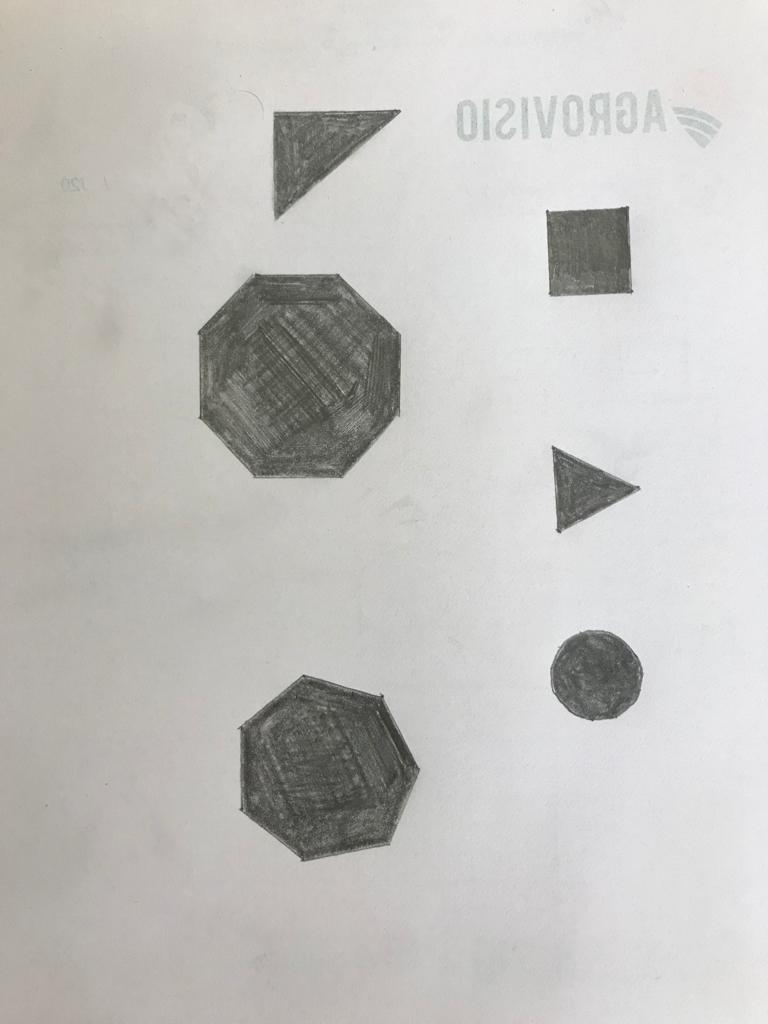
#> input picture shapes.jpeg, 768 x 1024 px
$ python main2.py
#> lines starting #> are read from the running program, lines starting #| are printed output that depends on the picture; after the words box and inside, x2 and y2 are one past the last pixel; in counts of white or black regions, pixels touching at a corner belong together
import cv2 as cv
import numpy as np
import matplotlib.pyplot as plt
import sys
import math

sys.setrecursionlimit(10 ** 7)
shape_names = {0: 'circle',
			   3: 'triangle',
			   5: 'pentagon',
			   6: 'hexagon',
			   7: 'heptagon',
			   8: 'octagon'}


def is_point_edge(src, row, col):
	"""
	This function checks a specific point to detect is an edge point or not.
	If the point is black and one of the neighbors of that point is white, then the point is an edge point
	:param src: Source image
	:param row: row index
	:param col: column index
	:return: Boolean
	"""
	for i in range(row - 1, row + 2):
		for j in range(col - 1, col + 2):
			if src[i][j] == 255:
				return True
	return False


def edge_points(src):
	"""
	This function creates a 3x3 window and slides it on the whole image.
	If a point is an edge point. Then mark it as white color
	:param src: Source image
	:return: Marked edges. Edge points are white, others black
	"""
	row, col = src.shape
	edges = np.zeros(src.shape, dtype=np.uint8)

	for i in range(1, row - 1):
		for j in range(1, col - 1):
			if src[i][j] == 0 and is_point_edge(src, i, j):
				edges[i][j] = 255
	return edges


def neighbors(row, col):
	"""
	This function finds all 8 neighbors of a point and points itself.
	points themselves doesn't affect the algorithm because it is already black
	:param row: row index
	:param col: column index
	:return: neighbors list
	"""
	n = list()
	for i in range(row - 1, row + 2):
		for j in range(col - 1, col + 2):
			n.append((i, j))
	return n


def DFS(src, visits, row, col, cluster):
	visits[row][col] = 255
	n = neighbors(row, col)
	for i, j in n:
		if src[i][j] == 255 and visits[i][j] == 0:
			cluster.add((i, j))
			DFS(src, visits, i, j, cluster)


def cluster_edges(src):
	"""
	This function finds each shape's points. Points are stored in sets. And sets are stored in a list.
	To be able to cluster points for each shape separately DFS algorithm was used.
	:param src: Source image
	:return: clustered edge points of each shape as a list
	"""
	visits = np.zeros(src.shape, dtype=np.uint8)
	clusters = list()

	row, col = src.shape
	for i in range(1, row - 1):
		for j in range(1, col - 1):
			if src[i][j] == 255 and visits[i][j] == 0:
				cluster = set()
				DFS(src, visits, i, j, cluster)
				clusters.append(cluster)
	return clusters


def bounding_box_of_shape(cluster):
	"""
	This function finds top left corner coordinate, with, and height of bounding box of given set of points
	:param cluster: set of points
	:return: top_left_x, top_left_y, width, height of box
	"""
	points = list(cluster)
	points.sort(key=lambda x: x[0])
	min_x, max_x = points[0][0], points[-1][0]
	points.sort(key=lambda x: x[1])
	min_y, max_y = points[0][1], points[-1][1]

	return min_y, min_x, max_y - min_y, max_x - min_x,


def length_between_two_points(p1, p2):
	"""
	This function calculates length between two point
	:param p1: a point as (x, y)
	:param p2: a point as (y, x)
	:return: length in pixel
	"""
	x1, y1 = p1
	y2, x2 = p2
	return math.sqrt((x1 - x2) ** 2 + (y1 - y2) ** 2)


def detect_field(center, point):
	"""
	This function detects the field of point according to origin. Assuming center point is origin.
	:param center: Origin point. Format: (x, y)
	:param point: Target point to detect field. Format: (y, x)
	:return: Integer value of field. Can ony be 1, 2, 3 or 4.

	#      |
	#   2  |  1
	# -----C-----
	#   3  |  4
	#      |
	"""

	cx, cy = center
	py, px = point

	if px > cx:
		return 1 if py > cy else 4
	return 2 if py > cy else 3


def angle_of_a_line(p1, p2):
	"""
	This function calculates the angle of the line. The line is calculated with two given points
	:param p1: point1 Format: (x, y)
	:param p2: point2 Format: (y, x)
	:return:
	"""
	x1, y1 = p1
	y2, x2 = p2

	a = abs(y2 - y1)
	b = abs(x2 - x1)
	if b == 0:  # tan(90) is 0. So, to avoid zero division error we adding very small number
		b = 0.0000001
	alpha = math.degrees(math.atan(a / b))

	# We want the angle in range 0 to 360. To be able to calculate in this range
	# we used detect_field() function and then decided different calculations for each field.
	field = detect_field(p1, p2)
	if field == 1:
		return alpha
	elif field == 2:
		return 180 - alpha
	elif field == 3:
		return 180 + alpha
	elif field == 4:
		return 360 - alpha


def shift_graph(graph):
	"""
	This function finds min point of y axis. And left side of that point is shifting to right side of graph.
	:param graph: list of points. Format (angle, length)
	:return: None
	"""
	# Find min length
	min_l = 100000
	min_l_ind = -1
	for ind, pair in enumerate(graph):
		a, l = pair
		if l < min_l:
			min_l = l
			min_l_ind = ind

	# Shifting
	while min_l_ind > -1:
		pair = graph.pop(0)
		a, l = pair
		graph.append((a + 360, l))

		min_l_ind -= 1


def smooth_graph(graph):
	"""
	This function smoothes the graph by finding all peak points.
	:param graph: list of points. Format (angle, length)
	:return: graph of peak points
	"""
	peaks_graph = []
	i = 1
	while i < len(graph) - 1:
		a, l = graph[i]
		_, l_left = graph[i - 1]
		_, l_right = graph[i + 1]

		if l > l_left and l > l_right:  # It is a peak
			peaks_graph.append((a, l))
		i += 1
	return peaks_graph


def detect_corners(graph):
	"""
	This function finds peak points and filtering with some values to find and count corner points
	:param graph: list of points. Format (angle, length)
	:return: number of corners, corner points as a list
	"""
	lengths = [l for _, l in graph]

	min_l = min(lengths)
	max_l = max(lengths)
	diff = max_l - min_l
	length_limit = min_l + diff * 0.45  # A corner should be over on this limit
	angle_limit = 40  # between two corner there must be at least 40 degree
	if diff < 12:  # There is no corner. So, it is a circle
		return 0, []

	corners = list()
	corner_count = 0
	i = 1
	last_peak_angle = -1000
	while i < len(graph) - 1:
		a, l = graph[i]
		_, l_left = graph[i - 1]
		_, l_right = graph[i + 1]

		if l > l_left and l > l_right:  # It is a peak
			if l > length_limit and a - last_peak_angle > angle_limit:
				corner_count += 1
				last_peak_angle = a
				corners.append((a, l))
		i += 1
	return corner_count, corners


def show(window_name, img):
	"""
	This is a short way to show images in a window
	:param window_name: window title name
	:param img: source image
	:return: None
	"""
	cv.imshow(window_name, img)
	cv.waitKey()


image = cv.imread("shapes.jpeg")
#> image is the input picture: shape (1024, 768, 3); mean B, G, R 191.1, 194, 195.2
# show("image", image)

gray = cv.cvtColor(image, cv.COLOR_BGR2GRAY)

blured = cv.GaussianBlur(gray, (21, 21), 0)
# show("blured", blured)

_, th = cv.threshold(blured, 150, 255, cv.THRESH_BINARY)
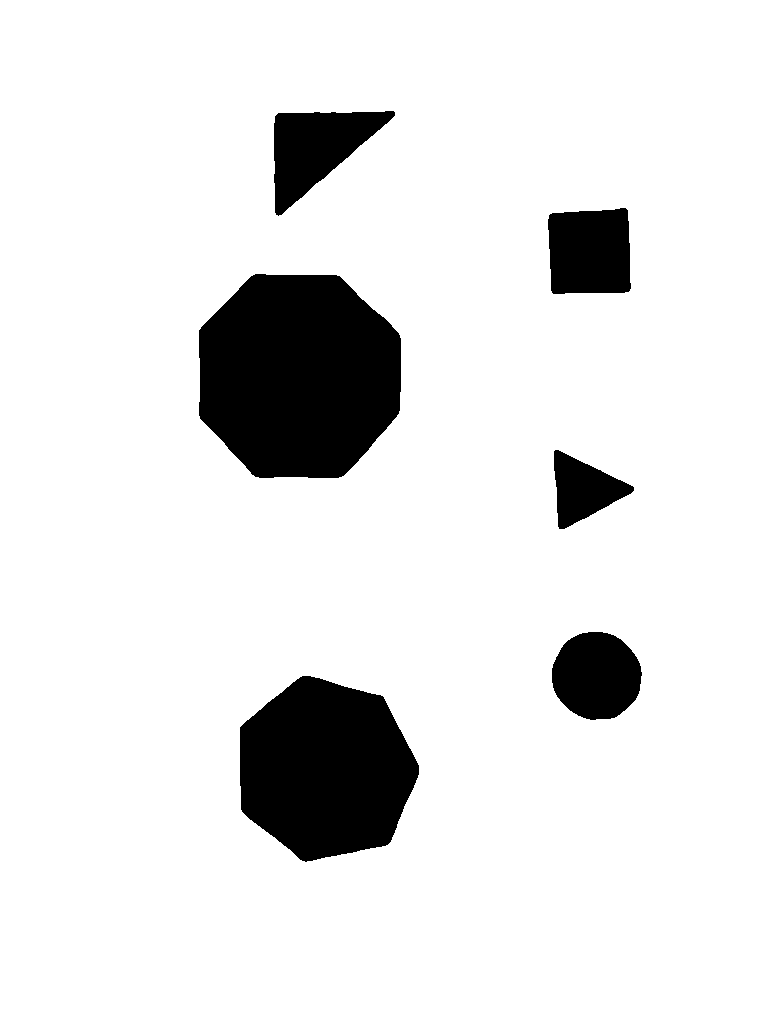
#> th: shape (1024, 768); 89.6% white; 6 black regions, box (x1, y1, x2, y2) and area: (199, 274, 401, 478) 33849, (240, 676, 419, 862) 24985, (274, 111, 395, 216) 6698, (548, 208, 631, 294) 6548, (552, 632, 642, 720) 6179, (554, 450, 634, 529) 3444
# show("th", th)

edges = edge_points(th)
#> after the loop in edge_points, `for i in range(1, row - 1):`:
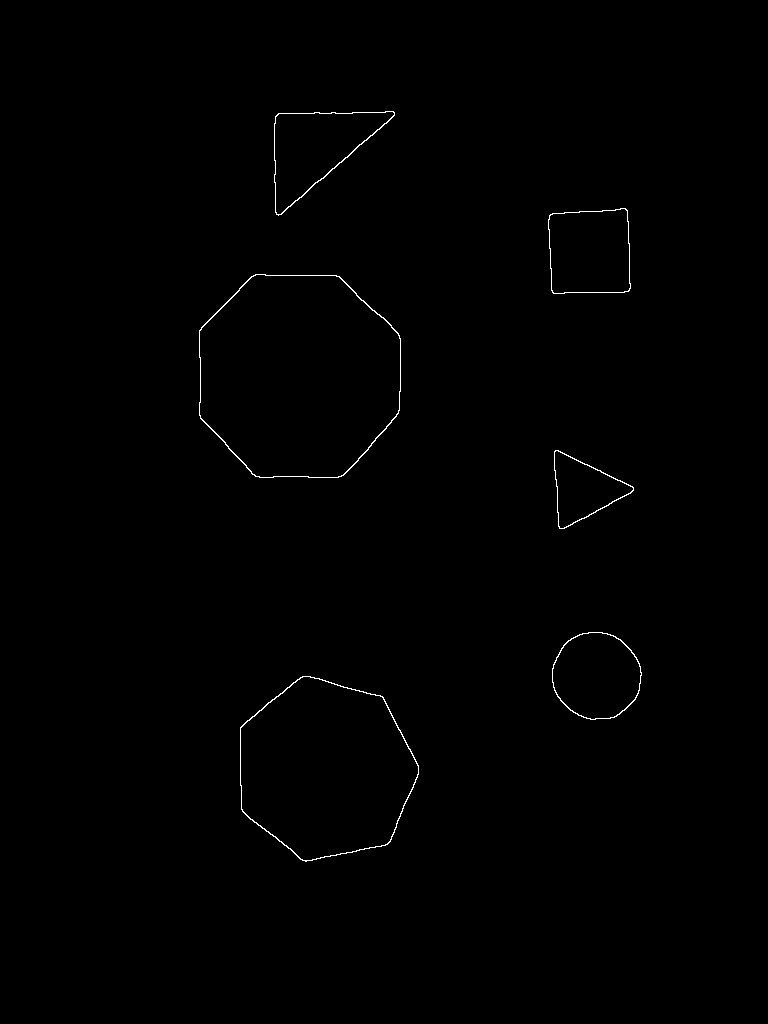
#> edges: shape (1024, 768); 0.38% white in thin lines or dots, all inside (x1, y1, x2, y2) = (199, 111, 642, 862)
# show("edges", edges)

clusters = cluster_edges(edges)
#> after the loop in cluster_edges, `for i in range(1, row - 1):`: clusters = 6 items
#> clusters = 6 items
print("Number of found shapes:", len(clusters))
#| Number of found shapes: 6

for shape in clusters:
	# print("---------------------------------------------------------------------------")
	# test(image,shape)
	x, y, w, h = bounding_box_of_shape(shape)

	center_point = (x + w // 2, y + h // 2)
	# cv.rectangle(image, (x, y), (x + w, y + h), (0, 0, 255), 5)
	# cv.imshow("image", image)
	# cv.waitKey()

	points = list(shape)
	length_axis = [length_between_two_points(center_point, point) for point in points]
	angle_axix = [angle_of_a_line(center_point, point) for point in points]

	l = list(zip(angle_axix, length_axis))
	graph = list(sorted(l, key=lambda x: x[0]))

	# [19 lines of commented-out code are left out]
	shift_graph(graph)

	# [10 lines of commented-out code are left out]
	peaks_graph = smooth_graph(graph)
	#
	# angle_axix = [i for i, j in peaks_graph]
	# length_axis = [j for i, j in peaks_graph]
	#
	# plt.plot(angle_axix, length_axis)
	#
	# plt.ylabel('length_axis')
	# plt.xlabel('angle_axix')
	#################################
	number_of_corners, corners = detect_corners(peaks_graph)
	# [7 lines of commented-out code are left out]

	font = cv.FONT_HERSHEY_SIMPLEX
	text_position = center_point[0] - 30, center_point[1]
	if number_of_corners == 4:
		# If it has 4 edge it can be square or rectangle
		if abs(w / h - 1) < 0.2:  # For square with/height should be close to 1
			cv.putText(image, 'square', text_position, font, 0.7, (0, 0, 255), 2, cv.LINE_AA)
		else:  # Otherwise it is rectangle
			cv.putText(image, 'rectangle', text_position, font, 0.7, (0, 0, 255), 2, cv.LINE_4)
	else:  # It can be named according to number of edges.
		cv.putText(image, shape_names[number_of_corners], text_position, font, 0.7, (0, 0, 255), 2, cv.LINE_4)
#> this loop made 6 passes
#> (min_x in bounding_box_of_shape, max_x in bounding_box_of_shape, min_y in bounding_box_of_shape, max_y in bounding_box_of_shape, x, y, w, h) on pass 1: (111, 215, 274, 394, 274, 111, 120, 104)
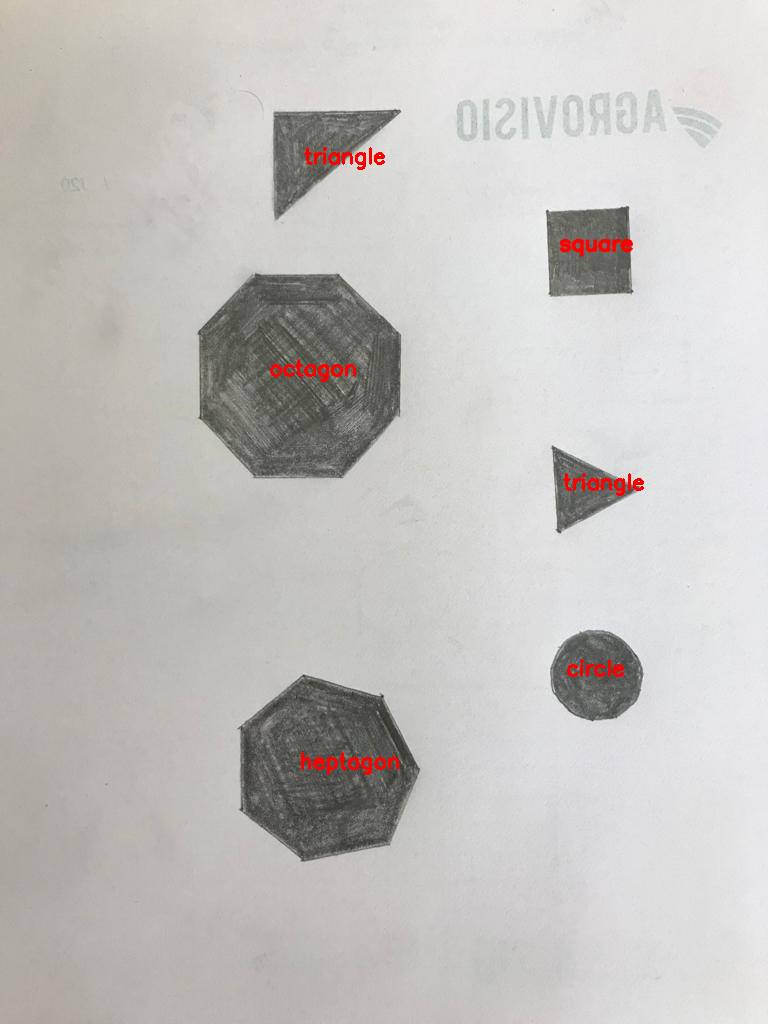
#> image: shape (1024, 768, 3); 0.51% of pixels changed, all inside (x1, y1, x2, y2) = (270, 147, 644, 775)

cv.imshow("output", image)
cv.waitKey()
